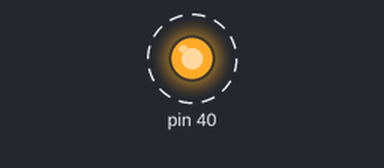
The program below on a simulated Raspberry Pi (header pin numbers). On the bench: output pins drawn as LEDs (lit = HIGH). Dashed ring = blinking.

Above: at 0.02 s.
Timing chart, 0 to 3.0 s (numbered marks = the images above):
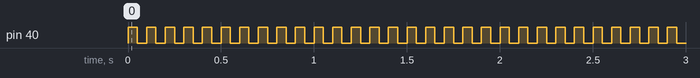

The program:

light.py
```python
import RPi.GPIO as GPIO
import time

GPIO.setmode(GPIO.BOARD)
GPIO.setup(40, GPIO.OUT)

try:
    t = 0.05
    while True:
        GPIO.output(40, True)
        time.sleep(t)
        GPIO.output(40, False)
        time.sleep(t)

except KeyboardInterrupt:
    pass

print("over....")
GPIO.cleanup()
```

Measured:
- by itself, pin 40: alternates HIGH for 0.05 s and LOW for 0.05 s
